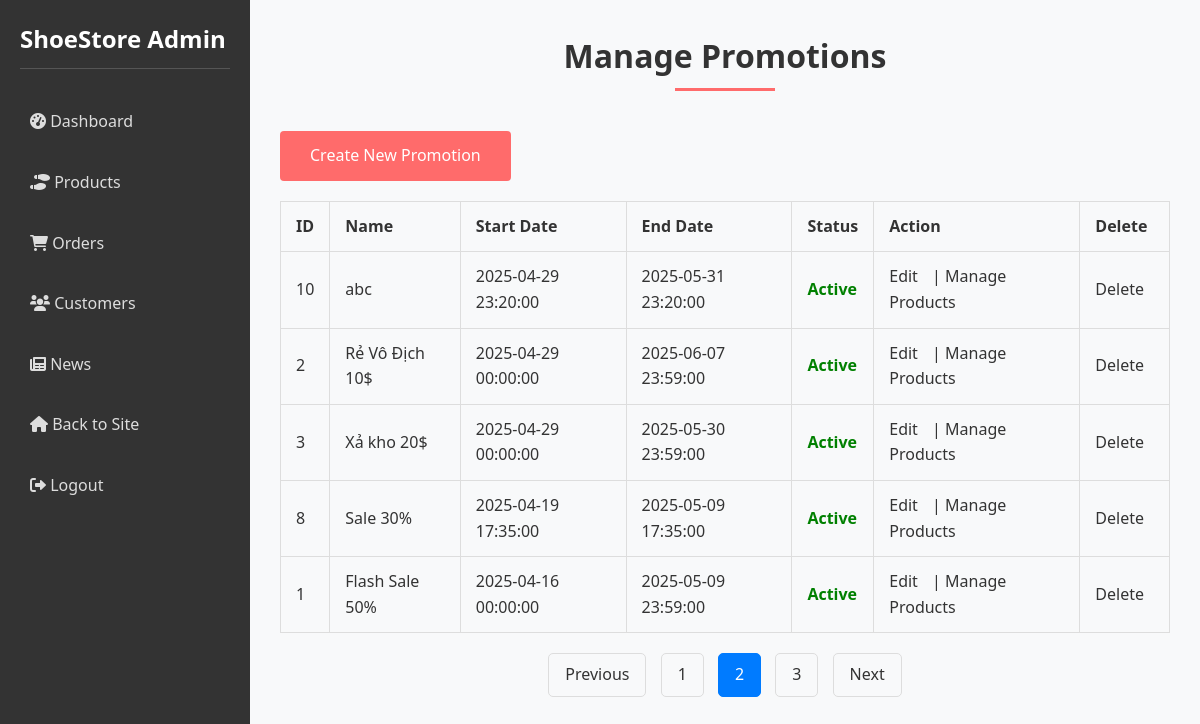
Screenshot of /index.php?controller=adminPromotion&action=index&page=2 (signed in) with the database file from the repository.
### tables this page shows
CREATE TABLE `promotions` (
  `promotion_id` int(11) NOT NULL,
  `promotion_type` varchar(50) NOT NULL,
  `promotion_name` varchar(100) NOT NULL,
  `discount_percentage` decimal(5,2) DEFAULT NULL,
  `fixed_price` decimal(10,2) DEFAULT NULL,
  `start_date` datetime NOT NULL,
  `end_date` datetime NOT NULL
);

### controllers/AdminPromotionController.php (called while the page is built, shortened)
<?php
require_once 'models/PromotionalProductModel.php';
class AdminPromotionController {
    private $promotionModel;
    public function __construct() {
        $this->promotionModel = new PromotionalProductModel();
    }
    public function index() {
        $limit = 5;
        $page = isset($_GET['page']) ? (int)$_GET['page'] : 1;
        $page = max(1, $page);
        $offset = ($page - 1) * $limit;
        $promotions = $this->promotionModel->getAllPromotions($limit, $offset);
        $totalPromotions = $this->promotionModel->getPromotionsCount();
        $totalPages = ceil($totalPromotions / $limit);
        require_once 'views/admin/pages/promotion-list.php';
    }
}

### index.php (called while the page is built, shortened)
<?php
spl_autoload_register(function ($class_name) {
    $controllerPath = 'controllers/' . $class_name . '.php';
    $modelPath = 'models/' . $class_name . '.php';
});
$action = isset($_GET['action']) ? preg_replace('/[^a-zA-Z0-9]/', '', $_GET['action']) : 'index';
$controllerInstance = new $controllerClass();
$controllerInstance->$action();

### models/Database.php (called while the page is built)
<?php
class Database {
    private $host = 'localhost';
    private $db_name = 'shoes';
    private $username = 'root';
    private $password = '123456789';
    private $pdo;
    public function __construct() {
        try {
            $this->pdo = new PDO(
                "mysql:host=$this->host;dbname=$this->db_name;charset=utf8mb4",
                $this->username,
                $this->password
            );
            $this->pdo->setAttribute(PDO::ATTR_ERRMODE, PDO::ERRMODE_EXCEPTION);
        } catch (PDOException $e) {
            die("Connection failed: " . $e->getMessage());
        }
    }
    public function getConnection() {
        return $this->pdo;
    }
}

### models/PromotionalProductModel.php (called while the page is built, shortened)
<?php
class PromotionalProductModel {
    private $db;
    public function __construct() {
        $database = new Database();
        $this->db = $database->getConnection();
    }
    public function getAllPromotions($limit = 10, $offset = 0) {
        $query = "SELECT * FROM promotions ORDER BY start_date DESC LIMIT :limit OFFSET :offset";
        $stmt = $this->db->prepare($query);
        $stmt->bindValue(':limit', (int)$limit, PDO::PARAM_INT);
        $stmt->bindValue(':offset', (int)$offset, PDO::PARAM_INT);
        $stmt->execute();
        return $stmt->fetchAll(PDO::FETCH_ASSOC);
    }
    public function getPromotionsCount() {
        $query = "SELECT COUNT(*) FROM promotions";
        $stmt = $this->db->prepare($query);
        $stmt->execute();
        return $stmt->fetchColumn();
    }
}

### views/admin/pages/promotion-list.php (the view, shortened to what this page needs)
<?php require 'views/admin/components/header.php'; ?>
<div class="section-title">
    <h2>Manage Promotions</h2>
</div>
<div class="promotion-list">
    <div class="actions">
        <a href="index.php?controller=adminPromotion&action=create" class="btn">Create New Promotion</a>
    </div>
    <table>
        <thead>
            <tr>
                <th>ID</th>
                <th>Name</th>
                <th>Start Date</th>
                <th>End Date</th>
                <th>Status</th>
                <th>Action</th>
                <th>Delete</th>
            </tr>
        </thead>
        <tbody>
            <?php if (empty($promotions)): ?>
                <tr>
                    <td colspan="7">No promotions found.</td>
                </tr>
            <?php else: ?>
                <?php foreach ($promotions as $promotion): ?>
                    <tr>
                        <td><?php echo $promotion['promotion_id']; ?></td>
                        <td><?php echo htmlspecialchars($promotion['promotion_name']); ?></td>
                        <td><?php echo $promotion['start_date']; ?></td>
                        <td><?php echo $promotion['end_date']; ?></td>
                        <td>
                            <?php
                            $now = new DateTime();
                            $startDate = new DateTime($promotion['start_date']);
                            $endDate = new DateTime($promotion['end_date']);
                            if ($now < $startDate) {
                                echo '<span class="status-pending">Pending</span>';
                            } elseif ($now >= $startDate && $now <= $endDate) {
                                echo '<span class="status-active">Active</span>';
                            } else {
                                echo '<span class="status-expired">Expired</span>';
                            }
                            ?>
                        </td>
                        <td>
                            <a href="index.php?controller=adminPromotion&action=edit&promotion_id=<?php echo $promotion['promotion_id']; ?>">Edit</a> |
                            <a href="index.php?controller=adminPromotion&action=manageProducts&promotion_id=<?php echo $promotion['promotion_id']; ?>">Manage Products</a>
                        </td>
                        <td>
                            <a href="index.php?controller=adminPromotion&action=delete&promotion_id=<?php echo $promotion['promotion_id']; ?>" onclick="return confirm('Are you sure you want to delete this promotion?');">Delete</a>
                        </td>
                    </tr>
                <?php endforeach; ?>
            <?php endif; ?>
        </tbody>
    </table>
    <div class="pagination">
        <?php if ($totalPages > 1): ?>
            <?php if ($page > 1): ?>
                <a href="index.php?controller=adminPromotion&action=index&page=<?php echo $page - 1; ?>">Previous</a>
            <?php endif; ?>
            <?php for ($i = 1; $i <= $totalPages; $i++): ?>
                <a href="index.php?controller=adminPromotion&action=index&page=<?php echo $i; ?>" <?php echo $i === $page ? 'class="active"' : ''; ?>><?php echo $i; ?></a>
            <?php endfor; ?>
            <?php if ($page < $totalPages): ?>
                <a href="index.php?controller=adminPromotion&action=index&page=<?php echo $page + 1; ?>">Next</a>
            <?php endif; ?>
        <?php endif; ?>
    </div>
</div>
<?php require 'views/admin/components/admin_footer.php'; ?>

### assets/css/style.css (style rules this page uses)
* { margin: 0; padding: 0; box-sizing: border-box; font-family: "Segoe UI", Tahoma, Geneva, Verdana, sans-serif; }
body { background-color: #f8f9fa; color: #333; line-height: 1.6; }
a { text-decoration: none; color: #333; }
.btn { display: inline-block; background-color: #ff6b6b; color: white; padding: 12px 30px; border: none; border-radius: 4px; cursor: pointer; font-size: 16px; transition: all 0.3s ease; }
.section-title { text-align: center; margin-bottom: 40px; }
.section-title h2 { font-size: 32px; color: #333; position: relative; display: inline-block; padding-bottom: 10px; }
.section-title h2::after { content: ""; position: absolute; bottom: 0; left: 50%; transform: translateX(-50%); width: 100px; height: 3px; background-color: #ff6b6b; }
table { width: 100%; border-collapse: collapse; margin-top: 20px; }
table th, table td { padding: 12px 15px; text-align: left; border-bottom: 1px solid #ddd; }
table th { background-color: #f8f9fa; font-weight: bold; }
table td a { margin-right: 10px; }

### views/admin/pages/promotion-list.php (style rules this page uses)
table { width: 100%; border-collapse: collapse; margin-top: 20px; }
th, td { border: 1px solid #ddd; padding: 8px; text-align: left; }
th { background-color: #f4f4f4; }
.actions { margin-bottom: 20px; }
.pagination { margin-top: 20px; text-align: center; }
.pagination a { display: inline-block; padding: 8px 16px; margin: 0 5px; border: 1px solid #ddd; text-decoration: none; color: #333; border-radius: 5px; }
.pagination a.active { background-color: #007bff; color: white; border-color: #007bff; }
.status-active { color: green; font-weight: bold; }

### rows the page displays
promotions: promotion_id "10", promotion_name "abc", start_date "2025-04-29 23:20:00", end_date "2025-05-31 23:20:00", shows "Active"
promotions: promotion_id "2", promotion_name "Rẻ Vô Địch 10$", start_date "2025-04-29 00:00:00", end_date "2025-06-07 23:59:00", shows "Active"
promotions: promotion_id "3", promotion_name "Xả kho 20$", start_date "2025-04-29 00:00:00", end_date "2025-05-30 23:59:00", shows "Active"
promotions: promotion_id "8", promotion_name "Sale 30%", start_date "2025-04-19 17:35:00", end_date "2025-05-09 17:35:00", shows "Active"
promotions: promotion_id "1", promotion_name "Flash Sale 50%", start_date "2025-04-16 00:00:00", end_date "2025-05-09 23:59:00", shows "Active"
